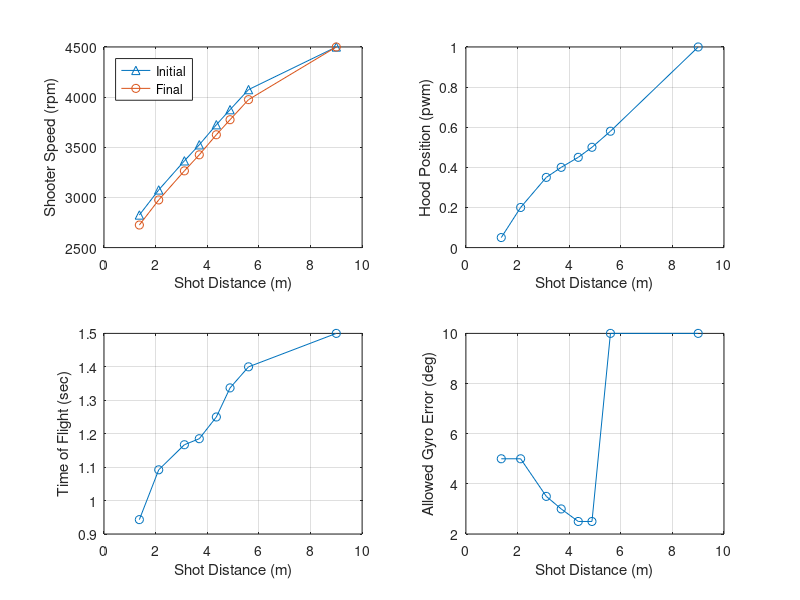

Write the MATLAB code that produced this figure.
%% Output Overrides
TEST_Output_Override_Flag = 0;
TEST_Transfer_Motor_DC_OV = 0;
TEST_Feeder_Motor_DC_OV = 0;
TEST_Desired_Shooter_Speed_OV = 0;
TEST_Desired_Shooter_FF_DC_OV = 0;
TEST_Desired_Hood_Enable_OV = 0;
TEST_Desired_Hood_Pos_OV = 0.05;
TEST_Intake_Arm_Motor_DC_OV = 0;
TEST_Intake_Roller_Motor_DC_OV = 0;

%% Field Element Position Data
Field_BlueAllianceZoneX = 182.11*0.0254;             % Meters
Field_RedAllianceZoneX  = (651.22-182.11)*0.0254;    % Meters
Field_Blue_Hub_X        = 182.11*0.0254;             % Meters
Field_Hub_Y             = 158.84*0.0254;             % Meters
Field_Red_Hub_X         = (651.22-182.11)*0.0254;    % Meters
Field_Pass_Y_Top        = (317.69-(96))*0.0254;
Field_Pass_Y_Bottom     = (96)*0.0254;
Field_Blue_Pass_X       = (156.61/2)*0.0254;
Field_Red_Pass_X        = (651.22-((156.61/2)))*0.0254;
Blue_Hub_LeftX = 5.1717;
Blue_Hub_RightX = 5.1717;
Blue_Hub_RightY = 4.548;
Blue_Hub_LeftY = 3.354;
Red_Hub_LeftX = 11.369;
Red_Hub_RightX = 11.369;
Red_Hub_RightY = 3.354;
Red_Hub_LeftY = 4.548;
Field_Width = 317.69 * 0.0254;
Field_Width_Pass = (317.69 - 39.375) * 0.0254;
Field_Length = 691.22 * 0.0254;
Field_Length_Half = (Field_Length)/2;
%% Shooting Control Data
% Targets
Rebuilt_Transfer_Minimum_Factor = 0.8;
Rebuilt_Target_Transfer_Speed = 4000;   % rpm
Rebuilt_Negative_Feeder_Speed = -3000;  % this was -1000 with a 1:1 gear ratio
Rebuilt_Target_Feeder_Speed = 3*Rebuilt_Target_Transfer_Speed*0.84;  % rpm
% The 3 factor is for the 3:1 gear box.
% The 0.84 factor sets feeder belt linear speed to match transfer wheel surface linear speed
% Assumes 4 inch diameter transfer wheels and 24 tooth pulleys driving the belts

Rebuilt_Shot_Init_Time = 0.4; % Seconds

% Condition Checks
Rebuilt_Shoot_Robot_Velocity_Max = 1.7;   % meter/second
Rebuilt_Shoot_Motor_Max_Error = 100;    % rpm
Rebuilt_Shoot_Hood_Pos_Max_Error = 0.03;    % pwm position
Feeder_Max_Pulsetime = 1000; % seconds

% Check if Hub is Active for Scoring
Rebuilt_Match_Time_Transition  = 10; 
Rebuilt_Match_Time_Shift_1  = 35; 
Rebuilt_Match_Time_Shift_2  = 60; 
Rebuilt_Match_Time_Shift_3  = 85;
Rebuilt_Match_Time_Shift_4  = 110;
Rebuilt_Match_Time_Auto_Timer  = 30;
Rebuilt_Match_Time_Shift_Timer  = 25;
Rebuilt_Match_Time_End_Game_Timer = 30; 
Rebuilt_Match_Time_Shoot_Early = 2;

% Iteration error target threshold
Rebuilt_Shoot_Target_Error_Thresh = 0.1;    % Meters

Rebuilt_Des_Gyro_Shoot_Offset = 0;  % Degrees

% Distance (m)
Rebuilt_Shoot_Dist_0 = 1.370;
Rebuilt_Shoot_Dist_1 = 2.120;
Rebuilt_Shoot_Dist_2 = 3.115;
Rebuilt_Shoot_Dist_3 = 3.692;
Rebuilt_Shoot_Dist_4 = 4.353;
Rebuilt_Shoot_Dist_5 = 4.884;
Rebuilt_Shoot_Dist_6 = 5.6;
Rebuilt_Shoot_Dist_7 = 9.0;

% Desired_Shooter_Motor_Speed (rpm)
Rebuilt_Shoot_Shooter_Spd_0 = 2725;
Rebuilt_Shoot_Shooter_Spd_1 = 2975;
Rebuilt_Shoot_Shooter_Spd_2 = 3265;
Rebuilt_Shoot_Shooter_Spd_3 = 3425;
Rebuilt_Shoot_Shooter_Spd_4 = 3625;
Rebuilt_Shoot_Shooter_Spd_5 = 3775;
Rebuilt_Shoot_Shooter_Spd_6 = 3975;
Rebuilt_Shoot_Shooter_Spd_7 = 4500;

delta = 100;
% Desired_Shooter_Motor_Speed Init (rpm)
Rebuilt_Shoot_Shooter_Spd_I_0 = Rebuilt_Shoot_Shooter_Spd_0+delta;
Rebuilt_Shoot_Shooter_Spd_I_1 = Rebuilt_Shoot_Shooter_Spd_1+delta;
Rebuilt_Shoot_Shooter_Spd_I_2 = Rebuilt_Shoot_Shooter_Spd_2+delta;
Rebuilt_Shoot_Shooter_Spd_I_3 = Rebuilt_Shoot_Shooter_Spd_3+delta;
Rebuilt_Shoot_Shooter_Spd_I_4 = Rebuilt_Shoot_Shooter_Spd_4+delta;
Rebuilt_Shoot_Shooter_Spd_I_5 = Rebuilt_Shoot_Shooter_Spd_5+delta;
Rebuilt_Shoot_Shooter_Spd_I_6 = Rebuilt_Shoot_Shooter_Spd_6+delta;
Rebuilt_Shoot_Shooter_Spd_I_7 = Rebuilt_Shoot_Shooter_Spd_7;
clear delta

% Desired Hood Position (pwm)
Rebuilt_Shoot_Hood_Pos_0 = 0.05;
Rebuilt_Shoot_Hood_Pos_1 = 0.20;
Rebuilt_Shoot_Hood_Pos_2 = 0.35;
Rebuilt_Shoot_Hood_Pos_3 = 0.4;
Rebuilt_Shoot_Hood_Pos_4 = 0.45;
Rebuilt_Shoot_Hood_Pos_5 = 0.5;
Rebuilt_Shoot_Hood_Pos_6 = 0.58;
Rebuilt_Shoot_Hood_Pos_7 = 1;

% Time of Flight (sec)
Rebuilt_Shoot_TOF_0 = 0.943;
Rebuilt_Shoot_TOF_1 = 1.092;
Rebuilt_Shoot_TOF_2 = 1.167;
Rebuilt_Shoot_TOF_3 = 1.185;
Rebuilt_Shoot_TOF_4 = 1.250;
Rebuilt_Shoot_TOF_5 = 1.337;
Rebuilt_Shoot_TOF_6 = 1.4;
Rebuilt_Shoot_TOF_7 = 1.5;

% Allowed Gyro Error (degrees ... convert to radians in model)
Rebuilt_Shoot_Gyro_Err_0 = 5;
Rebuilt_Shoot_Gyro_Err_1 = 5;
Rebuilt_Shoot_Gyro_Err_2 = 3.5;
Rebuilt_Shoot_Gyro_Err_3 = 3.0;
Rebuilt_Shoot_Gyro_Err_4 = 2.5;
Rebuilt_Shoot_Gyro_Err_5 = 2.5;
Rebuilt_Shoot_Gyro_Err_6 = 10;
Rebuilt_Shoot_Gyro_Err_7 = 10;

% PLOT TABLES
    plot_dist     = [Rebuilt_Shoot_Dist_0 Rebuilt_Shoot_Dist_1 Rebuilt_Shoot_Dist_2 Rebuilt_Shoot_Dist_3 Rebuilt_Shoot_Dist_4 Rebuilt_Shoot_Dist_5 Rebuilt_Shoot_Dist_6 Rebuilt_Shoot_Dist_7];
    plot_shooter_i= [Rebuilt_Shoot_Shooter_Spd_I_0 Rebuilt_Shoot_Shooter_Spd_I_1 Rebuilt_Shoot_Shooter_Spd_I_2 Rebuilt_Shoot_Shooter_Spd_I_3 Rebuilt_Shoot_Shooter_Spd_I_4 Rebuilt_Shoot_Shooter_Spd_I_5 Rebuilt_Shoot_Shooter_Spd_I_6 Rebuilt_Shoot_Shooter_Spd_I_7];
    plot_shooter  = [Rebuilt_Shoot_Shooter_Spd_0 Rebuilt_Shoot_Shooter_Spd_1 Rebuilt_Shoot_Shooter_Spd_2 Rebuilt_Shoot_Shooter_Spd_3 Rebuilt_Shoot_Shooter_Spd_4 Rebuilt_Shoot_Shooter_Spd_5 Rebuilt_Shoot_Shooter_Spd_6 Rebuilt_Shoot_Shooter_Spd_7];
    plot_hood     = [Rebuilt_Shoot_Hood_Pos_0 Rebuilt_Shoot_Hood_Pos_1 Rebuilt_Shoot_Hood_Pos_2 Rebuilt_Shoot_Hood_Pos_3 Rebuilt_Shoot_Hood_Pos_4 Rebuilt_Shoot_Hood_Pos_5 Rebuilt_Shoot_Hood_Pos_6 Rebuilt_Shoot_Hood_Pos_7];
    plot_tof      = [Rebuilt_Shoot_TOF_0 Rebuilt_Shoot_TOF_1 Rebuilt_Shoot_TOF_2 Rebuilt_Shoot_TOF_3 Rebuilt_Shoot_TOF_4 Rebuilt_Shoot_TOF_5 Rebuilt_Shoot_TOF_6 Rebuilt_Shoot_TOF_7];
    plot_gyro_err = [Rebuilt_Shoot_Gyro_Err_0 Rebuilt_Shoot_Gyro_Err_1 Rebuilt_Shoot_Gyro_Err_2 Rebuilt_Shoot_Gyro_Err_3 Rebuilt_Shoot_Gyro_Err_4 Rebuilt_Shoot_Gyro_Err_5 Rebuilt_Shoot_Gyro_Err_6 Rebuilt_Shoot_Gyro_Err_7];
    
    figure(1)
    subplot(2,2,1), hold off
    plot(plot_dist,plot_shooter_i,'-^')
    hold on
    plot(plot_dist,plot_shooter,'-o')
    xlabel('Shot Distance (m)')
    ylabel('Shooter Speed (rpm)')
    grid on
    legend('Initial','Final','Location','northwest')
    
    subplot(2,2,2)
    plot(plot_dist,plot_hood,'-o')
    xlabel('Shot Distance (m)')
    ylabel('Hood Position (pwm)')
    grid on
    
    subplot(2,2,3)
    plot(plot_dist,plot_tof,'-o')
    xlabel('Shot Distance (m)')
    ylabel('Time of Flight (sec)')
    grid on
    
    subplot(2,2,4)
    plot(plot_dist,plot_gyro_err,'-o')
    xlabel('Shot Distance (m)')
    ylabel('Allowed Gyro Error (deg)')
    grid on
    
    % need to clear from workspace so not included in code generation
    clear plot_dist plot_shooter plot_hood plot_tof plot_gyro_err

% Control Parameters to Calculate Duty Cycle
Rebuilt_Feeder_Motor_Gain_FF = 1/6048;

Rebuilt_Transfer_Motor_Gain_FF = 1/7854;
Rebuilt_Transfer_Motor_Gain_P = 0.0001;
Rebuilt_Transfer_Motor_Gain_I = 0.001*0.02;
Rebuilt_Transfer_Error_Integral_Enable = 300;

Rebuilt_Shooter_Motor_Gain_FF = 1.5e-4; %1/6048;
Rebuilt_Shooter_Motor_Gain_P = 0.06;
Rebuilt_Shooter_Motor_Gain_I = 0.03;
Rebuilt_Shooter_Motor_Gain_I_Low = 0;
Rebuilt_Shooter_Error_Integral_Enable = 300;

% Hood Position Servo Properties
Rebuilt_Hood_Servo_Pos_Min = 0.05;
Rebuilt_Hood_Servo_Pos_Max = 1;
Rebuilt_Hood_Servo_Rate_Limit_Inc = 32/50*0.02;   % no load 32 mm/sec, total stroke 50 mm
Rebuilt_Hood_Servo_Rate_Limit_Dec = -Rebuilt_Hood_Servo_Rate_Limit_Inc;

%% Intake
Rebuilt_Intake_Des_Angle_In = -40;
Rebuilt_Intake_Meas_In_Disable = -20;   % disable motor when angle is less than this value and the desired anle is the in angle
Rebuilt_Intake_Meas_Out_Disable = 40;   % disable motor when angle is more than this value and the desired anle is the out angle
Rebuilt_Intake_Des_Angle_Out = 90;

Rebuilt_Intake_Cycle_Angle_In = -10;
Rebuilt_Intake_Cycle_Angle_Out = 10;

Rebuilt_Intake_RL_Inc =  3;
Rebuilt_Intake_RL_Dec = -3;

Rebuilt_Intake_Arm_Gain_P = 0.008;
Rebuilt_Intake_Arm_Gain_D = 0;

Rebuilt_Roller_Intake_In_Delay = 2; % sec

Rebuilt_Roller_Desired_Speed = 4500;
Rebuilt_Roller_Motor_Gain_FF = 1/6048;
Rebuilt_Roller_Motor_Gain_P = 0.0001;
Rebuilt_Roller_Motor_Gain_I = 0.001*0.02;
Rebuilt_Roller_Error_Integral_Enable = 300;
